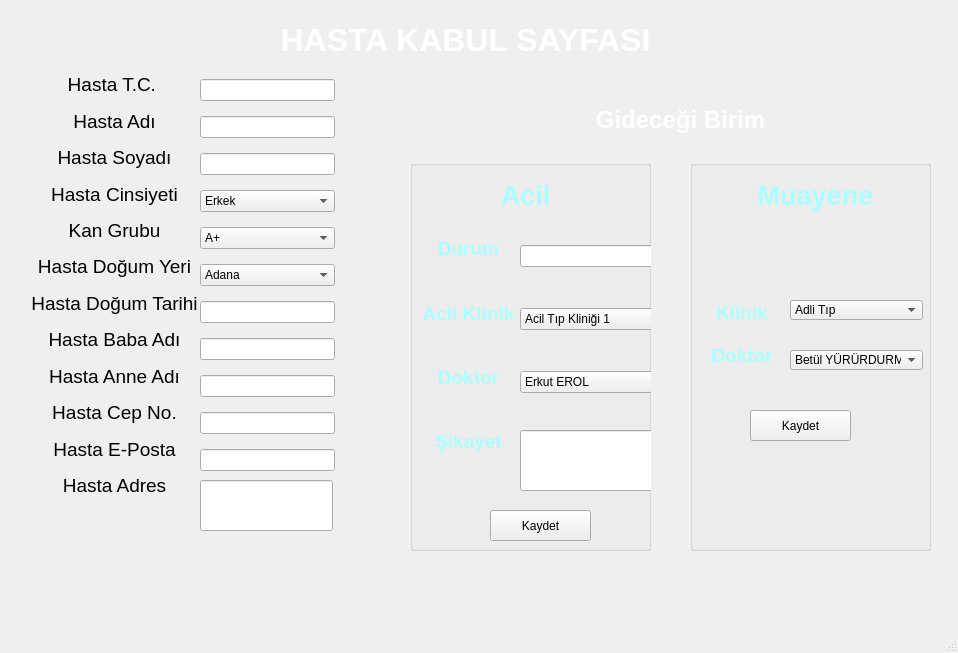
<?xml version="1.0" encoding="UTF-8"?>
<ui version="4.0">
 <class>MainWindow</class>
 <widget class="QMainWindow" name="MainWindow">
  <property name="geometry">
   <rect>
    <x>0</x>
    <y>0</y>
    <width>958</width>
    <height>653</height>
   </rect>
  </property>
  <property name="windowTitle">
   <string>MainWindow</string>
  </property>
  <widget class="QWidget" name="centralwidget">
   <widget class="QLabel" name="label">
    <property name="geometry">
     <rect>
      <x>0</x>
      <y>-30</y>
      <width>981</width>
      <height>671</height>
     </rect>
    </property>
    <property name="text">
     <string/>
    </property>
    <property name="pixmap">
     <pixmap>Adsız.png</pixmap>
    </property>
    <property name="scaledContents">
     <bool>true</bool>
    </property>
   </widget>
   <widget class="QLabel" name="label_2">
    <property name="geometry">
     <rect>
      <x>0</x>
      <y>0</y>
      <width>71</width>
      <height>71</height>
     </rect>
    </property>
    <property name="text">
     <string/>
    </property>
    <property name="pixmap">
     <pixmap>20200316220122!Saglikbakanligi_logo (2).png</pixmap>
    </property>
    <property name="scaledContents">
     <bool>true</bool>
    </property>
   </widget>
   <widget class="QLabel" name="label_3">
    <property name="geometry">
     <rect>
      <x>140</x>
      <y>20</y>
      <width>651</width>
      <height>41</height>
     </rect>
    </property>
    <property name="text">
     <string>&lt;html&gt;&lt;head/&gt;&lt;body&gt;&lt;p align=&quot;center&quot;&gt;&lt;span style=&quot; font-size:24pt; font-weight:600; color:#ffffff;&quot;&gt;HASTA KABUL SAYFASI&lt;/span&gt;&lt;/p&gt;&lt;/body&gt;&lt;/html&gt;</string>
    </property>
   </widget>
   <widget class="QLabel" name="label_16">
    <property name="geometry">
     <rect>
      <x>530</x>
      <y>100</y>
      <width>301</width>
      <height>41</height>
     </rect>
    </property>
    <property name="text">
     <string>&lt;html&gt;&lt;head/&gt;&lt;body&gt;&lt;p align=&quot;center&quot;&gt;&lt;span style=&quot; font-size:18pt; font-weight:600; color:#ffffff;&quot;&gt;Gideceği Birim&lt;/span&gt;&lt;/p&gt;&lt;/body&gt;&lt;/html&gt;</string>
    </property>
   </widget>
   <widget class="QGroupBox" name="groupBox">
    <property name="geometry">
     <rect>
      <x>410</x>
      <y>160</y>
      <width>241</width>
      <height>391</height>
     </rect>
    </property>
    <property name="title">
     <string/>
    </property>
    <widget class="QLabel" name="label_17">
     <property name="geometry">
      <rect>
       <x>70</x>
       <y>20</y>
       <width>91</width>
       <height>31</height>
      </rect>
     </property>
     <property name="text">
      <string>&lt;html&gt;&lt;head/&gt;&lt;body&gt;&lt;p align=&quot;center&quot;&gt;&lt;span style=&quot; font-size:20pt; font-weight:600; color:#aaffff;&quot;&gt;Acil&lt;/span&gt;&lt;/p&gt;&lt;/body&gt;&lt;/html&gt;</string>
     </property>
    </widget>
    <widget class="QPushButton" name="acilkaydet">
     <property name="geometry">
      <rect>
       <x>80</x>
       <y>350</y>
       <width>101</width>
       <height>31</height>
      </rect>
     </property>
     <property name="text">
      <string>Kaydet</string>
     </property>
    </widget>
    <widget class="QWidget" name="layoutWidget">
     <property name="geometry">
      <rect>
       <x>10</x>
       <y>60</y>
       <width>97</width>
       <height>251</height>
      </rect>
     </property>
     <layout class="QVBoxLayout" name="verticalLayout_3">
      <item>
       <widget class="QLabel" name="label_19">
        <property name="text">
         <string>&lt;html&gt;&lt;head/&gt;&lt;body&gt;&lt;p align=&quot;center&quot;&gt;&lt;span style=&quot; font-size:14pt; font-weight:600; color:#aaffff;&quot;&gt;Durum&lt;/span&gt;&lt;/p&gt;&lt;/body&gt;&lt;/html&gt;</string>
        </property>
       </widget>
      </item>
      <item>
       <widget class="QLabel" name="label_20">
        <property name="text">
         <string>&lt;html&gt;&lt;head/&gt;&lt;body&gt;&lt;p align=&quot;center&quot;&gt;&lt;span style=&quot; font-size:14pt; font-weight:600; color:#aaffff;&quot;&gt;Acil Klinik&lt;/span&gt;&lt;/p&gt;&lt;/body&gt;&lt;/html&gt;</string>
        </property>
       </widget>
      </item>
      <item>
       <widget class="QLabel" name="label_24">
        <property name="text">
         <string>&lt;html&gt;&lt;head/&gt;&lt;body&gt;&lt;p align=&quot;center&quot;&gt;&lt;span style=&quot; font-size:14pt; font-weight:600; color:#aaffff;&quot;&gt;Doktor&lt;/span&gt;&lt;/p&gt;&lt;/body&gt;&lt;/html&gt;</string>
        </property>
       </widget>
      </item>
      <item>
       <widget class="QLabel" name="label_26">
        <property name="text">
         <string>&lt;html&gt;&lt;head/&gt;&lt;body&gt;&lt;p align=&quot;center&quot;&gt;&lt;span style=&quot; font-size:14pt; font-weight:600; color:#aaffff;&quot;&gt;Şikayet&lt;/span&gt;&lt;/p&gt;&lt;/body&gt;&lt;/html&gt;</string>
        </property>
       </widget>
      </item>
     </layout>
    </widget>
    <widget class="QWidget" name="layoutWidget">
     <property name="geometry">
      <rect>
       <x>110</x>
       <y>50</y>
       <width>161</width>
       <height>221</height>
      </rect>
     </property>
     <layout class="QVBoxLayout" name="verticalLayout_4">
      <item>
       <widget class="QLineEdit" name="acildurum"/>
      </item>
      <item>
       <widget class="QComboBox" name="acilklinik">
        <item>
         <property name="text">
          <string>Acil Tıp Kliniği 1</string>
         </property>
        </item>
        <item>
         <property name="text">
          <string>Acil Tıp Kliniği 2</string>
         </property>
        </item>
       </widget>
      </item>
      <item>
       <widget class="QComboBox" name="acildoktor">
        <item>
         <property name="text">
          <string>Erkut EROL</string>
         </property>
        </item>
        <item>
         <property name="text">
          <string>Abdullah Keyfo KAMA</string>
         </property>
        </item>
        <item>
         <property name="text">
          <string>Ahmet KUTUR</string>
         </property>
        </item>
        <item>
         <property name="text">
          <string>İlhami ADSIZ</string>
         </property>
        </item>
        <item>
         <property name="text">
          <string>Ece YILMAZ</string>
         </property>
        </item>
        <item>
         <property name="text">
          <string>Fethi YILDIZ</string>
         </property>
        </item>
        <item>
         <property name="text">
          <string>Hilal MUTLU</string>
         </property>
        </item>
        <item>
         <property name="text">
          <string>Mukadder KARAHAN YILDIZ</string>
         </property>
        </item>
        <item>
         <property name="text">
          <string>Nalan CAVLAK ADSIZ</string>
         </property>
        </item>
        <item>
         <property name="text">
          <string>Ömer CANPOLAT</string>
         </property>
        </item>
        <item>
         <property name="text">
          <string>Medine ÜNAL</string>
         </property>
        </item>
        <item>
         <property name="text">
          <string>Rıdvan ALGAN</string>
         </property>
        </item>
        <item>
         <property name="text">
          <string>Savaş SEÇKİN</string>
         </property>
        </item>
        <item>
         <property name="text">
          <string>Selahattin İPLİKÇİ</string>
         </property>
        </item>
        <item>
         <property name="text">
          <string>Ümit Yaşar GÜL</string>
         </property>
        </item>
       </widget>
      </item>
     </layout>
    </widget>
    <widget class="QLineEdit" name="acilsikayet">
     <property name="geometry">
      <rect>
       <x>110</x>
       <y>270</y>
       <width>133</width>
       <height>61</height>
      </rect>
     </property>
    </widget>
   </widget>
   <widget class="QGroupBox" name="groupBox_2">
    <property name="geometry">
     <rect>
      <x>690</x>
      <y>160</y>
      <width>241</width>
      <height>391</height>
     </rect>
    </property>
    <property name="title">
     <string/>
    </property>
    <widget class="QLabel" name="label_18">
     <property name="geometry">
      <rect>
       <x>60</x>
       <y>20</y>
       <width>131</width>
       <height>31</height>
      </rect>
     </property>
     <property name="text">
      <string>&lt;html&gt;&lt;head/&gt;&lt;body&gt;&lt;p align=&quot;center&quot;&gt;&lt;span style=&quot; font-size:20pt; font-weight:600; color:#aaffff;&quot;&gt;Muayene&lt;/span&gt;&lt;/p&gt;&lt;/body&gt;&lt;/html&gt;</string>
     </property>
    </widget>
    <widget class="QLabel" name="label_27">
     <property name="geometry">
      <rect>
       <x>10</x>
       <y>120</y>
       <width>84</width>
       <height>151</height>
      </rect>
     </property>
     <property name="text">
      <string>&lt;html&gt;&lt;head/&gt;&lt;body&gt;&lt;p align=&quot;center&quot;&gt;&lt;span style=&quot; font-size:14pt; font-weight:600; color:#aaffff;&quot;&gt;Doktor&lt;/span&gt;&lt;/p&gt;&lt;/body&gt;&lt;/html&gt;</string>
     </property>
    </widget>
    <widget class="QLabel" name="label_29">
     <property name="geometry">
      <rect>
       <x>10</x>
       <y>130</y>
       <width>84</width>
       <height>46</height>
      </rect>
     </property>
     <property name="text">
      <string>&lt;html&gt;&lt;head/&gt;&lt;body&gt;&lt;p align=&quot;center&quot;&gt;&lt;span style=&quot; font-size:14pt; font-weight:600; color:#aaffff;&quot;&gt;Klinik&lt;/span&gt;&lt;/p&gt;&lt;/body&gt;&lt;/html&gt;</string>
     </property>
    </widget>
    <widget class="QPushButton" name="muayenekaydet">
     <property name="geometry">
      <rect>
       <x>60</x>
       <y>250</y>
       <width>101</width>
       <height>31</height>
      </rect>
     </property>
     <property name="text">
      <string>Kaydet</string>
     </property>
    </widget>
    <widget class="QComboBox" name="muayeneklinik">
     <property name="geometry">
      <rect>
       <x>100</x>
       <y>140</y>
       <width>133</width>
       <height>20</height>
      </rect>
     </property>
     <item>
      <property name="text">
       <string>Adli Tıp</string>
      </property>
     </item>
     <item>
      <property name="text">
       <string>Algoloji</string>
      </property>
     </item>
     <item>
      <property name="text">
       <string>Anesteziyoloji ve Reanimasyon</string>
      </property>
     </item>
     <item>
      <property name="text">
       <string>Beyin ve Sinir Cerrahisi</string>
      </property>
     </item>
     <item>
      <property name="text">
       <string>Cerrahi Onkoloji</string>
      </property>
     </item>
     <item>
      <property name="text">
       <string>Çocuk Cerrahisi</string>
      </property>
     </item>
     <item>
      <property name="text">
       <string>Çocuk Gastroenteroloji</string>
      </property>
     </item>
     <item>
      <property name="text">
       <string>Çocuk Palyatif Bakım Ünitesi</string>
      </property>
     </item>
     <item>
      <property name="text">
       <string>Çocuk Sağlığı ve Hastalıkları</string>
      </property>
     </item>
     <item>
      <property name="text">
       <string>Çocuk ve Ergen Ruh Sağlığı</string>
      </property>
     </item>
     <item>
      <property name="text">
       <string>Deri ve Zührevi Hastalıkları</string>
      </property>
     </item>
     <item>
      <property name="text">
       <string>Enfeksiyon Hastalıkları ve Klinik Mikrobiyoloji</string>
      </property>
     </item>
     <item>
      <property name="text">
       <string>Fiziksel Tıp ve Rehabilitasyon</string>
      </property>
     </item>
     <item>
      <property name="text">
       <string>Fizyoloji</string>
      </property>
     </item>
     <item>
      <property name="text">
       <string>Gastroenteroloji</string>
      </property>
     </item>
     <item>
      <property name="text">
       <string>Gastroenteroloji Cerrahisi</string>
      </property>
     </item>
     <item>
      <property name="text">
       <string>Genel Cerrahi</string>
      </property>
     </item>
     <item>
      <property name="text">
       <string>Göğüs Cerrahisi</string>
      </property>
     </item>
     <item>
      <property name="text">
       <string>Göğüs Hastalıkları</string>
      </property>
     </item>
     <item>
      <property name="text">
       <string>Göz Hastalıkları</string>
      </property>
     </item>
     <item>
      <property name="text">
       <string>İç Hastalıkları</string>
      </property>
     </item>
     <item>
      <property name="text">
       <string>Kadın Hastalıkları ve Doğum</string>
      </property>
     </item>
     <item>
      <property name="text">
       <string>Kalp Damar Cerrahisi</string>
      </property>
     </item>
     <item>
      <property name="text">
       <string>Kardiyoloji</string>
      </property>
     </item>
     <item>
      <property name="text">
       <string>KBB Hastalıkları</string>
      </property>
     </item>
     <item>
      <property name="text">
       <string>Nöroloji</string>
      </property>
     </item>
     <item>
      <property name="text">
       <string>Ortopedi ve Travmatoloji</string>
      </property>
     </item>
     <item>
      <property name="text">
       <string>Plastik ve Estetik Cerrahi</string>
      </property>
     </item>
     <item>
      <property name="text">
       <string>Radyoloji</string>
      </property>
     </item>
     <item>
      <property name="text">
       <string>Ruh Sağlığı ve Hastalıkları</string>
      </property>
     </item>
     <item>
      <property name="text">
       <string>Tıbbi Genetik</string>
      </property>
     </item>
     <item>
      <property name="text">
       <string>Üroloji</string>
      </property>
     </item>
     <item>
      <property name="text">
       <string>Tıbbi Onkoloji</string>
      </property>
     </item>
     <item>
      <property name="text">
       <string>Tıbbi Patoloji</string>
      </property>
     </item>
    </widget>
    <widget class="QComboBox" name="muayenedoktor">
     <property name="geometry">
      <rect>
       <x>100</x>
       <y>190</y>
       <width>133</width>
       <height>20</height>
      </rect>
     </property>
     <item>
      <property name="text">
       <string>Betül YÜRÜRDURMAZ</string>
      </property>
     </item>
     <item>
      <property name="text">
       <string>Meltem KANAR</string>
      </property>
     </item>
     <item>
      <property name="text">
       <string>Onur HANBEYOĞLU</string>
      </property>
     </item>
     <item>
      <property name="text">
       <string>Serdal ALBAYRAK</string>
      </property>
     </item>
     <item>
      <property name="text">
       <string>Serkan YILMAZ</string>
      </property>
     </item>
     <item>
      <property name="text">
       <string>İbrahim AKDENİZ</string>
      </property>
     </item>
     <item>
      <property name="text">
       <string>Asiye Elvan KUMKAYIR</string>
      </property>
     </item>
     <item>
      <property name="text">
       <string>Cihan ÖNDER</string>
      </property>
     </item>
     <item>
      <property name="text">
       <string>Savaş ÖZTÜRK</string>
      </property>
     </item>
     <item>
      <property name="text">
       <string>Münevver Gizem HEKİM</string>
      </property>
     </item>
     <item>
      <property name="text">
       <string>Tamer GÜNDOĞDU</string>
      </property>
     </item>
     <item>
      <property name="text">
       <string>Sadık KEŞMER</string>
      </property>
     </item>
     <item>
      <property name="text">
       <string>Semih KOÇYİĞİT</string>
      </property>
     </item>
     <item>
      <property name="text">
       <string>Sinem KESER</string>
      </property>
     </item>
     <item>
      <property name="text">
       <string>Ahmet SERTKAYA</string>
      </property>
     </item>
     <item>
      <property name="text">
       <string>Selçuk KAPLAN</string>
      </property>
     </item>
     <item>
      <property name="text">
       <string>Suna AYDIN</string>
      </property>
     </item>
     <item>
      <property name="text">
       <string>Mücahid YILMAZ</string>
      </property>
     </item>
     <item>
      <property name="text">
       <string>Nihat SUSAMAN</string>
      </property>
     </item>
     <item>
      <property name="text">
       <string>Ersin KILIÇ</string>
      </property>
     </item>
     <item>
      <property name="text">
       <string>Ali Sami ŞEKER</string>
      </property>
     </item>
     <item>
      <property name="text">
       <string>Tevfik BALIKÇI</string>
      </property>
     </item>
     <item>
      <property name="text">
       <string>Ela KAPLAN</string>
      </property>
     </item>
     <item>
      <property name="text">
       <string>Mustafa Hakan DEMİRBAŞ</string>
      </property>
     </item>
     <item>
      <property name="text">
       <string>İrfan GÜLER</string>
      </property>
     </item>
     <item>
      <property name="text">
       <string>Asude AKSOY</string>
      </property>
     </item>
     <item>
      <property name="text">
       <string>Kadir YILDIRIM</string>
      </property>
     </item>
    </widget>
   </widget>
   <widget class="QWidget" name="layoutWidget">
    <property name="geometry">
     <rect>
      <x>30</x>
      <y>70</y>
      <width>169</width>
      <height>431</height>
     </rect>
    </property>
    <layout class="QVBoxLayout" name="verticalLayout">
     <item>
      <widget class="QLabel" name="label_4">
       <property name="text">
        <string>&lt;html&gt;&lt;head/&gt;&lt;body&gt;&lt;p align=&quot;center&quot;&gt;&lt;span style=&quot; font-size:14pt;&quot;&gt;Hasta T.C. &lt;/span&gt;&lt;/p&gt;&lt;/body&gt;&lt;/html&gt;</string>
       </property>
      </widget>
     </item>
     <item>
      <widget class="QLabel" name="label_14">
       <property name="text">
        <string>&lt;html&gt;&lt;head/&gt;&lt;body&gt;&lt;p align=&quot;center&quot;&gt;&lt;span style=&quot; font-size:14pt;&quot;&gt;Hasta Adı&lt;/span&gt;&lt;/p&gt;&lt;/body&gt;&lt;/html&gt;</string>
       </property>
      </widget>
     </item>
     <item>
      <widget class="QLabel" name="label_5">
       <property name="text">
        <string>&lt;html&gt;&lt;head/&gt;&lt;body&gt;&lt;p align=&quot;center&quot;&gt;&lt;span style=&quot; font-size:14pt;&quot;&gt;Hasta Soyadı&lt;/span&gt;&lt;/p&gt;&lt;/body&gt;&lt;/html&gt;</string>
       </property>
      </widget>
     </item>
     <item>
      <widget class="QLabel" name="label_15">
       <property name="text">
        <string>&lt;html&gt;&lt;head/&gt;&lt;body&gt;&lt;p align=&quot;center&quot;&gt;&lt;span style=&quot; font-size:14pt;&quot;&gt;Hasta Cinsiyeti&lt;/span&gt;&lt;/p&gt;&lt;/body&gt;&lt;/html&gt;</string>
       </property>
      </widget>
     </item>
     <item>
      <widget class="QLabel" name="label_6">
       <property name="text">
        <string>&lt;html&gt;&lt;head/&gt;&lt;body&gt;&lt;p align=&quot;center&quot;&gt;&lt;span style=&quot; font-size:14pt;&quot;&gt;Kan Grubu&lt;/span&gt;&lt;/p&gt;&lt;/body&gt;&lt;/html&gt;</string>
       </property>
      </widget>
     </item>
     <item>
      <widget class="QLabel" name="label_7">
       <property name="text">
        <string>&lt;html&gt;&lt;head/&gt;&lt;body&gt;&lt;p align=&quot;center&quot;&gt;&lt;span style=&quot; font-size:14pt;&quot;&gt;Hasta Doğum Yeri&lt;/span&gt;&lt;/p&gt;&lt;/body&gt;&lt;/html&gt;</string>
       </property>
      </widget>
     </item>
     <item>
      <widget class="QLabel" name="label_8">
       <property name="text">
        <string>&lt;html&gt;&lt;head/&gt;&lt;body&gt;&lt;p align=&quot;center&quot;&gt;&lt;span style=&quot; font-size:14pt;&quot;&gt;Hasta Doğum Tarihi&lt;/span&gt;&lt;/p&gt;&lt;/body&gt;&lt;/html&gt;</string>
       </property>
      </widget>
     </item>
     <item>
      <widget class="QLabel" name="label_9">
       <property name="text">
        <string>&lt;html&gt;&lt;head/&gt;&lt;body&gt;&lt;p align=&quot;center&quot;&gt;&lt;span style=&quot; font-size:14pt;&quot;&gt;Hasta Baba Adı&lt;/span&gt;&lt;/p&gt;&lt;/body&gt;&lt;/html&gt;</string>
       </property>
      </widget>
     </item>
     <item>
      <widget class="QLabel" name="label_10">
       <property name="text">
        <string>&lt;html&gt;&lt;head/&gt;&lt;body&gt;&lt;p align=&quot;center&quot;&gt;&lt;span style=&quot; font-size:14pt;&quot;&gt;Hasta Anne Adı&lt;/span&gt;&lt;/p&gt;&lt;/body&gt;&lt;/html&gt;</string>
       </property>
      </widget>
     </item>
     <item>
      <widget class="QLabel" name="label_11">
       <property name="text">
        <string>&lt;html&gt;&lt;head/&gt;&lt;body&gt;&lt;p align=&quot;center&quot;&gt;&lt;span style=&quot; font-size:14pt;&quot;&gt;Hasta Cep No.&lt;/span&gt;&lt;/p&gt;&lt;/body&gt;&lt;/html&gt;</string>
       </property>
      </widget>
     </item>
     <item>
      <widget class="QLabel" name="label_12">
       <property name="text">
        <string>&lt;html&gt;&lt;head/&gt;&lt;body&gt;&lt;p align=&quot;center&quot;&gt;&lt;span style=&quot; font-size:14pt;&quot;&gt;Hasta E-Posta&lt;/span&gt;&lt;/p&gt;&lt;/body&gt;&lt;/html&gt;</string>
       </property>
      </widget>
     </item>
     <item>
      <widget class="QLabel" name="label_13">
       <property name="text">
        <string>&lt;html&gt;&lt;head/&gt;&lt;body&gt;&lt;p align=&quot;center&quot;&gt;&lt;span style=&quot; font-size:14pt;&quot;&gt;Hasta Adres&lt;/span&gt;&lt;/p&gt;&lt;/body&gt;&lt;/html&gt;</string>
       </property>
      </widget>
     </item>
    </layout>
   </widget>
   <widget class="QWidget" name="layoutWidget">
    <property name="geometry">
     <rect>
      <x>200</x>
      <y>70</y>
      <width>135</width>
      <height>411</height>
     </rect>
    </property>
    <layout class="QVBoxLayout" name="verticalLayout_2">
     <item>
      <widget class="QLineEdit" name="hasttatc"/>
     </item>
     <item>
      <widget class="QLineEdit" name="hastaadi"/>
     </item>
     <item>
      <widget class="QLineEdit" name="hastasoyad"/>
     </item>
     <item>
      <widget class="QComboBox" name="hastacinsiyet">
       <item>
        <property name="text">
         <string>Erkek</string>
        </property>
       </item>
       <item>
        <property name="text">
         <string>Kadın</string>
        </property>
       </item>
      </widget>
     </item>
     <item>
      <widget class="QComboBox" name="kangrubu">
       <item>
        <property name="text">
         <string>A+</string>
        </property>
       </item>
       <item>
        <property name="text">
         <string>A-</string>
        </property>
       </item>
       <item>
        <property name="text">
         <string>B+</string>
        </property>
       </item>
       <item>
        <property name="text">
         <string>B-</string>
        </property>
       </item>
       <item>
        <property name="text">
         <string>AB+</string>
        </property>
       </item>
       <item>
        <property name="text">
         <string>AB-</string>
        </property>
       </item>
       <item>
        <property name="text">
         <string>0+</string>
        </property>
       </item>
       <item>
        <property name="text">
         <string>0-</string>
        </property>
       </item>
      </widget>
     </item>
     <item>
      <widget class="QComboBox" name="dogumyeri">
       <item>
        <property name="text">
         <string>Adana</string>
        </property>
       </item>
       <item>
        <property name="text">
         <string>Adıyaman</string>
        </property>
       </item>
       <item>
        <property name="text">
         <string>Afyonkarahisar</string>
        </property>
       </item>
       <item>
        <property name="text">
         <string>Ağrı</string>
        </property>
       </item>
       <item>
        <property name="text">
         <string>Aksaray</string>
        </property>
       </item>
       <item>
        <property name="text">
         <string>Amasya</string>
        </property>
       </item>
       <item>
        <property name="text">
         <string>Ankara</string>
        </property>
       </item>
       <item>
        <property name="text">
         <string>Antalya</string>
        </property>
       </item>
       <item>
        <property name="text">
         <string>Ardahan</string>
        </property>
       </item>
       <item>
        <property name="text">
         <string>Artvin</string>
        </property>
       </item>
       <item>
        <property name="text">
         <string>Aydın</string>
        </property>
       </item>
       <item>
        <property name="text">
         <string>Balıkesir</string>
        </property>
       </item>
       <item>
        <property name="text">
         <string>Bartın</string>
        </property>
       </item>
       <item>
        <property name="text">
         <string>Batman</string>
        </property>
       </item>
       <item>
        <property name="text">
         <string>Bayburt</string>
        </property>
       </item>
       <item>
        <property name="text">
         <string>Bilecik</string>
        </property>
       </item>
       <item>
        <property name="text">
         <string>Bingöl</string>
        </property>
       </item>
       <item>
        <property name="text">
         <string>Bitlis</string>
        </property>
       </item>
       <item>
        <property name="text">
         <string>Bolu</string>
        </property>
       </item>
       <item>
        <property name="text">
         <string>Burdur</string>
        </property>
       </item>
       <item>
        <property name="text">
         <string>Bursa</string>
        </property>
       </item>
       <item>
        <property name="text">
         <string>Çanakkale</string>
        </property>
       </item>
       <item>
        <property name="text">
         <string>Çankırı</string>
        </property>
       </item>
       <item>
        <property name="text">
         <string>Çorum</string>
        </property>
       </item>
       <item>
        <property name="text">
         <string>Denizli</string>
        </property>
       </item>
       <item>
        <property name="text">
         <string>Diyarbakır</string>
        </property>
       </item>
       <item>
        <property name="text">
         <string>Düzce</string>
        </property>
       </item>
       <item>
        <property name="text">
         <string>Edirne</string>
        </property>
       </item>
       <item>
        <property name="text">
         <string>Elazığ</string>
        </property>
       </item>
       <item>
        <property name="text">
         <string>Erzincan	</string>
        </property>
       </item>
       <item>
        <property name="text">
         <string>Erzurum</string>
        </property>
       </item>
       <item>
        <property name="text">
         <string>Eskişehir</string>
        </property>
       </item>
       <item>
        <property name="text">
         <string>Gaziantep</string>
        </property>
       </item>
       <item>
        <property name="text">
         <string>Giresun</string>
        </property>
       </item>
       <item>
        <property name="text">
         <string>Gümüşhane	</string>
        </property>
       </item>
       <item>
        <property name="text">
         <string>Hakkâri</string>
        </property>
       </item>
       <item>
        <property name="text">
         <string>Hatay</string>
        </property>
       </item>
       <item>
        <property name="text">
         <string>Iğdır</string>
        </property>
       </item>
       <item>
        <property name="text">
         <string>Isparta</string>
        </property>
       </item>
       <item>
        <property name="text">
         <string>İstanbul</string>
        </property>
       </item>
       <item>
        <property name="text">
         <string>İzmir</string>
        </property>
       </item>
       <item>
        <property name="text">
         <string>Kahramanmaraş</string>
        </property>
       </item>
       <item>
        <property name="text">
         <string>Karabük</string>
        </property>
       </item>
       <item>
        <property name="text">
         <string>Karaman</string>
        </property>
       </item>
       <item>
        <property name="text">
         <string>Kars</string>
        </property>
       </item>
       <item>
        <property name="text">
         <string>Kastamonu</string>
        </property>
       </item>
       <item>
        <property name="text">
         <string>Kayseri</string>
        </property>
       </item>
       <item>
        <property name="text">
         <string>Kırıkkale</string>
        </property>
       </item>
       <item>
        <property name="text">
         <string>Kırklareli</string>
        </property>
       </item>
       <item>
        <property name="text">
         <string>Kırşehir</string>
        </property>
       </item>
       <item>
        <property name="text">
         <string>Kilis</string>
        </property>
       </item>
       <item>
        <property name="text">
         <string>Kocaeli</string>
        </property>
       </item>
       <item>
        <property name="text">
         <string>Konya</string>
        </property>
       </item>
       <item>
        <property name="text">
         <string>Kütahya</string>
        </property>
       </item>
       <item>
        <property name="text">
         <string>Malatya</string>
        </property>
       </item>
       <item>
        <property name="text">
         <string>Manisa</string>
        </property>
       </item>
       <item>
        <property name="text">
         <string>Mardin</string>
        </property>
       </item>
       <item>
        <property name="text">
         <string>Mersin</string>
        </property>
       </item>
       <item>
        <property name="text">
         <string>Muğla</string>
        </property>
       </item>
       <item>
        <property name="text">
         <string>Muş</string>
        </property>
       </item>
       <item>
        <property name="text">
         <string>Nevşehir</string>
        </property>
       </item>
       <item>
        <property name="text">
         <string>Niğde</string>
        </property>
       </item>
       <item>
        <property name="text">
         <string>Ordu</string>
        </property>
       </item>
       <item>
        <property name="text">
         <string>Osmaniye</string>
        </property>
       </item>
       <item>
        <property name="text">
         <string>Rize</string>
        </property>
       </item>
       <item>
        <property name="text">
         <string>Sakarya</string>
        </property>
       </item>
       <item>
        <property name="text">
         <string>Samsun</string>
        </property>
       </item>
       <item>
        <property name="text">
         <string>Siirt</string>
        </property>
       </item>
       <item>
        <property name="text">
         <string>Sinop</string>
        </property>
       </item>
       <item>
        <property name="text">
         <string>Sivas</string>
        </property>
       </item>
       <item>
        <property name="text">
         <string>Şanlıurfa</string>
        </property>
       </item>
       <item>
        <property name="text">
         <string>Şırnak</string>
        </property>
       </item>
       <item>
        <property name="text">
         <string>Tekirdağ</string>
        </property>
       </item>
       <item>
        <property name="text">
         <string>Tokat</string>
        </property>
       </item>
       <item>
        <property name="text">
         <string>Trabzon</string>
        </property>
       </item>
       <item>
        <property name="text">
         <string>Tunceli</string>
        </property>
       </item>
       <item>
        <property name="text">
         <string>Uşak</string>
        </property>
       </item>
       <item>
        <property name="text">
         <string>Van</string>
        </property>
       </item>
       <item>
        <property name="text">
         <string>Yalova</string>
        </property>
       </item>
       <item>
        <property name="text">
         <string>Yozgat</string>
        </property>
       </item>
       <item>
        <property name="text">
         <string>Zonguldak</string>
        </property>
       </item>
      </widget>
     </item>
     <item>
      <widget class="QLineEdit" name="dogumtarihi"/>
     </item>
     <item>
      <widget class="QLineEdit" name="babadi"/>
     </item>
     <item>
      <widget class="QLineEdit" name="anaadi"/>
     </item>
     <item>
      <widget class="QLineEdit" name="cepno"/>
     </item>
     <item>
      <widget class="QLineEdit" name="eposta"/>
     </item>
    </layout>
   </widget>
   <widget class="QLineEdit" name="hastaadres">
    <property name="geometry">
     <rect>
      <x>200</x>
      <y>480</y>
      <width>133</width>
      <height>51</height>
     </rect>
    </property>
   </widget>
  </widget>
  <widget class="QMenuBar" name="menubar">
   <property name="geometry">
    <rect>
     <x>0</x>
     <y>0</y>
     <width>958</width>
     <height>21</height>
    </rect>
   </property>
  </widget>
  <widget class="QStatusBar" name="statusbar"/>
 </widget>
 <resources/>
 <connections/>
</ui>
